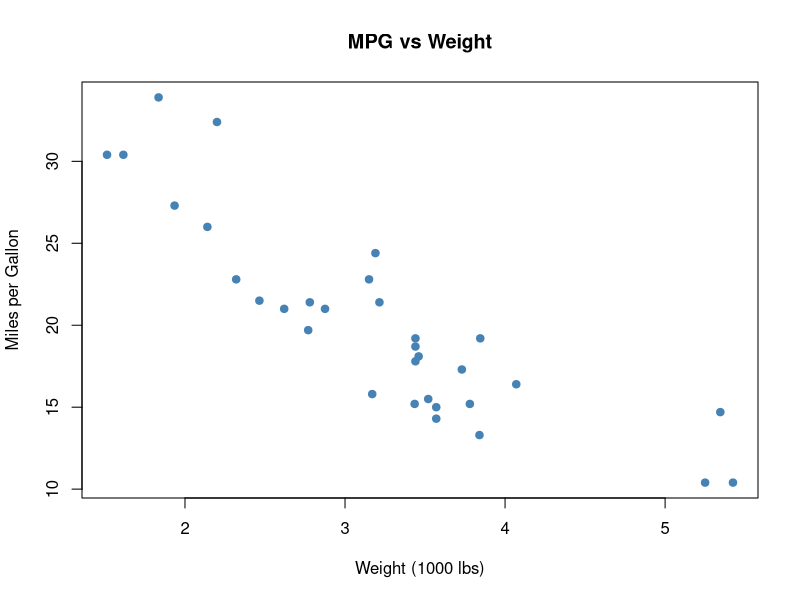
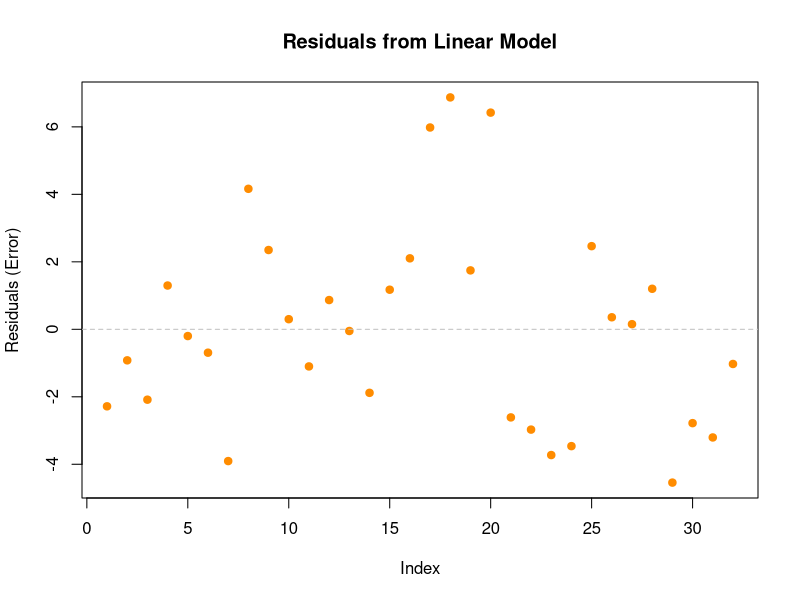

Write the R code that produced these figures, in order.
# Day 1 - Load built-in dataset
data(mtcars) ## mtcars is a built-in dataset in R
head(mtcars) ## this shows the first 6 rows of the dataset

# to see a summary of each column (min, median, mean, max)
summary(mtcars) ## this shows summary statistics for each column

# to see relationships between columns
cor(mtcars$mpg, mtcars$wt) ## to see how mpg relates/reacts to weight
cor(mtcars$mpg, mtcars$hp) ## to see how mpg relates/reacts to horsepower

# to visualize a relationship
plot (mtcars$wt, mtcars$mpg
      ,main = "MPG vs Weight"
      ,xlab = "Weight (1000 lbs)"
      ,ylab = "Miles per Gallon"
      ,pch = 19
      ,col= "steelblue")

# Fit the linear regression model
model <- lm(mpg ~ wt, data = mtcars) ## mpg is dependent variable, wt is independent variable
  ### dependent variable (response) is what you are trying to predict/explain
  ### independent variable (predictor) is what you are using to predict/explain
  ## mpg is first because, we are evaluating how it reacts to weight
  
  ## the output of this model will give us an intercept and slope
  ## The model equation will be: mpg = intercept + slope * wt

# View the summary of the model
summary(model)

# Results:
# Residuals:
#     Min      1Q  Median      3Q     Max
# -4.5432 -2.3647 -0.1252  1.4096  6.8727

# Coefficients:
#             Estimate Std. Error t value Pr(>|t|)
# (Intercept)  37.2851     1.8776  19.858  < 2e-16 ***
# wt           -5.3445     0.5591  -9.559 1.29e-10 ***
# ---
# Signif. codes:  0 '***' 0.001 '**' 0.01 '*' 0.05 '.' 0.1 ' ' 1

# Residual standard error: 3.046 on 30 degrees of freedom
# Multiple R-squared:  0.7528,    Adjusted R-squared:  0.7446
# F-statistic: 91.38 on 1 and 30 DF,  p-value: 1.294e-10

## The intercept (37.29) is the predicted mpg when weight (wt) = 0 (not realistic here, but part of the equation).
## The slope (−5.34) means: for each additional 1000 lbs of weight, mpg decreases by about 5.34.


##The negative slope (−5.34) isn't just noise — it's likely a real effect

##You’re not just seeing a random pattern in the data

##🧠 Rule of Thumb (for p-values)
##p-value	Meaning
##< 0.001	✅ Very strong evidence (*** in output)
##< 0.01	✅ Strong evidence (** in output)
##< 0.05	✅ Acceptable evidence (* in output)
##> 0.05	❌ Not statistically significant

##This means:
  
  ##R-squared = 0.75 → 75% of the variation in MPG can be explained by car weight.

##The remaining 25% is due to other factors not in the model (e.g., horsepower, engine size, aerodynamics, etc.)

##✅ Rules of Thumb (Context Matters)
##R-squared Value	Interpretation
##0.90 – 1.00	Excellent fit (very rare in real-world data)
##0.70 – 0.89	Good fit — your model explains most variation
##0.40 – 0.69	Moderate — might be useful, but other variables missing
##< 0.40	Weak model — probably needs more predictors

##🔍 In social sciences, 0.3–0.5 might still be valuable. In manufacturing or physics, you often want 0.8+.

##💡 In your case:
  ##If R² = 0.75, that's strong: weight is a strong predictor of mpg, but not the only one.

##It tells your stakeholders: “We can explain ~75% of mpg variation using just weight.”


# Basic residual plot
plot(model$residuals,
     main = "Residuals from Linear Model",
     ylab = "Residuals (Error)",
     xlab = "Index",
     pch = 19,
     col = "darkorange")

abline(h = 0, lty = 2, col = "gray")
## a residual plot helps diagnose if linear regression assumptions hold:
  ## Linearity: Residuals should be randomly scattered around 0
  ## Homoscedasticity: Spread of residuals should be roughly equal across all fitted values
  ## No patterns: No curves, funnels, or clusters in residuals
# -------------------------------------------------------------
# 📊 Residual Plot Interpretation Guide (Reference Notes)
# -------------------------------------------------------------

# ✅ What Residuals Should Look Like:
# • Randomly scattered around 0
# • No clear pattern, shape, or trend
# • Roughly equal spread (homoscedasticity)

# 🚩 Common Residual Patterns and What They Mean:

# 1. Curve Shape:
# - Meaning: Non-linear relationship not captured by linear model
# - Fix: Try polynomial regression (e.g., add I(x^2)) or use non-linear models

# 2. Funnel Shape (widening or narrowing spread):
# - Meaning: Heteroscedasticity (changing variance)
# - Fix: Log or sqrt transform the dependent variable (e.g., log(y)), or use WLS

# 3. Big Outliers:
# - Meaning: Individual points are influencing the model too much
# - Fix: Investigate data, use robust regression (e.g., MASS::rlm), or exclude outliers

# 4. Clear Groups or Stripes:
# - Meaning: Missing a categorical variable or subgroup structure
# - Fix: Add categorical variables (e.g., factor(type)), or model groups separately

# 🧪 Bonus Diagnostic Plots in R:
# - Residuals vs Fitted: plot(model)
# - Q-Q Plot: qqnorm(resid(model)); qqline(resid(model))
# - Influence Plot: car::influencePlot(model)


#Goal: Model mpg as a function of wt using simple linear regression.

#Key findings: Slope was negative (heavier cars → lower mpg). R² ≈ ____ (explain what % of variance weight explains).

#Significance: p‑value for wt < 0.05, so relationship is statistically significant. 
## this means we can be confident that weight truly affects mpg, not just random chance.
## the p-value is calculated based on the t-statistic for the slope coefficient, testing the null hypothesis that slope = 0 (no effect).

#Diagnostics: Residuals centered around 0 with no strong pattern → linearity/constant variance looked ok.
## had a wave pattern, which may suggest a non-linear relationship that linear model didn't fully capture.

#Limitations: Single predictor; likely missing factors (hp, cylinders, etc.).

#Next step: Try mpg ~ wt + hp and/or polynomial term I(wt^2); compare R² and residuals.


# -------------------------------------------------------------
# 📓 Week 1 Reflection – Linear Regression (Learning Summary)
# -------------------------------------------------------------
# This week I learned how to approach and interpret a simple linear regression model
# in R using the mtcars dataset, focusing on mpg (dependent variable) and weight (independent variable).
#
# 1️⃣ Data exploration
# - Used summary() to see min, median, mean, and max for each variable.
# - Used cor() to measure relationships: mpg has a strong negative correlation with weight and horsepower.
# - Visualized mpg vs weight with a scatter plot, learning how pch and col control point style and color.
#
# 2️⃣ Model creation
# - Fitting the model with lm(mpg ~ wt) taught me that the dependent variable (mpg) goes first
#   because we are modeling how it reacts to the independent variable (weight).
# - The model output showed an intercept and slope, which form the equation to predict mpg from weight.
#
# 3️⃣ Statistical significance
# - A predictor is statistically significant if its p-value is < 0.05, meaning the observed effect
#   is unlikely to have happened by chance.
# - In this model, weight’s slope was negative and highly significant (p-value ≪ 0.001),
#   indicating a real and strong relationship: heavier cars tend to get lower mpg.
#
# 4️⃣ R-squared interpretation
# - R² = 0.75 means 75% of the variation in mpg can be explained by weight alone.
# - The remaining 25% comes from other variables not in the model (e.g., horsepower, engine size, aerodynamics).
# - Good practice: In manufacturing/physics, aim for R² ≥ 0.8; in social sciences, 0.3–0.5 can still be valuable.
#
# 5️⃣ Residual plots
# - Residuals are the differences between actual and predicted values.
# What is the difference between residuals and errors in regression analysis?
# - A well-behaved residual plot shows points scattered randomly around 0 with no pattern.
# - Learned to diagnose patterns:
#   • Curve shape → add polynomial terms or use non-linear models
#   • Funnel shape → variance changes, consider log/sqrt transforms or weighted regression
#   • Outliers → investigate or use robust regression
#   • Clusters → missing categorical variable
#
# 6️⃣ Key takeaway
# - Linear regression is not just drawing a line — it’s building a predictive model backed by statistics.
# - Understanding p-values, R², and residual behavior helps confirm whether the model is valid,
#   and informs when to try transformations, add predictors, or switch modeling approaches.
# When to use linear regression versus other modeling techniques?
# # Linear regression is best for continuous dependent variables with linear relationships to predictors.
# -------------------------------------------------------------
